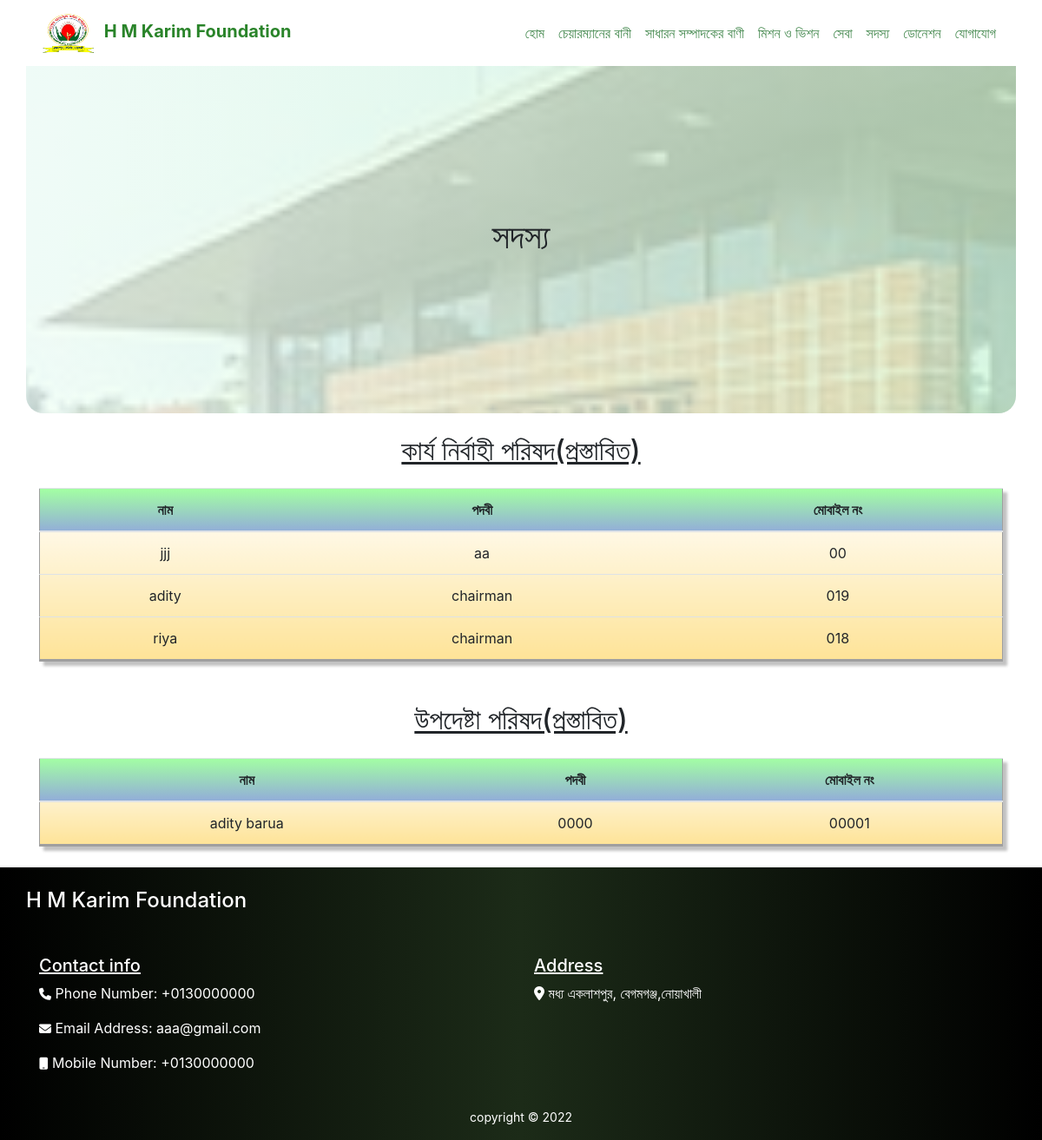
The page /allMember on the database as committed earlier.
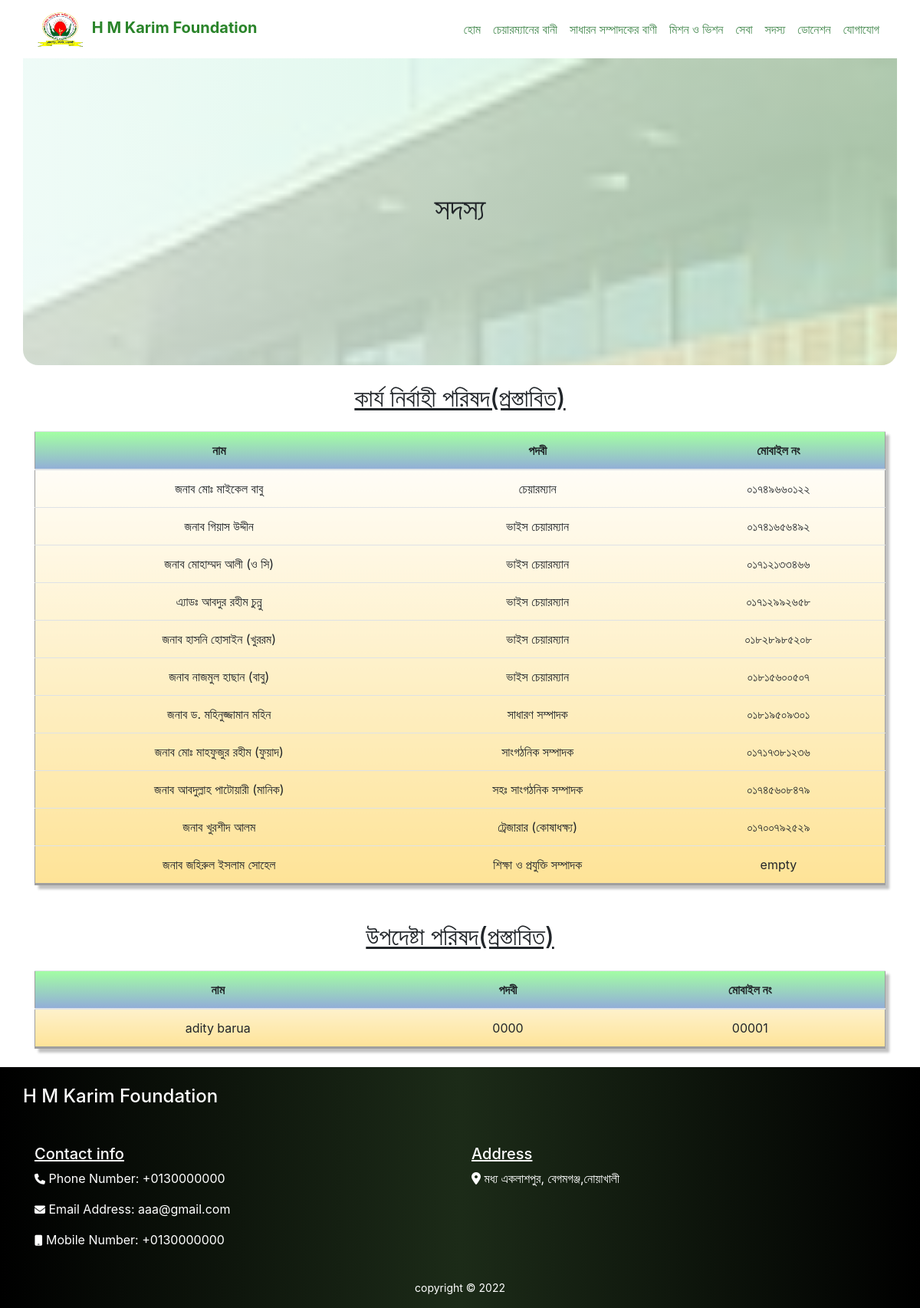
The same page on the database as committed later.
### HM_FoundationApp/models.py (models this page shows, shortened)
class Executive_Counsil(models.Model):
    ec_name = models.CharField(max_length=264)
    ec_post = models.CharField(max_length=264,null=True)
    ec_number = models.CharField(max_length=264,null=True)

class Adviser_Counsil(models.Model):
    ac_name = models.CharField(max_length=264)
    ac_post = models.CharField(max_length=264,null=True)
    ac_number = models.CharField(max_length=264,null=True)

### HM_FoundationApp/views.py (the view)
# urls.py: path("allMember",views.allmember,name='allmember'),
def allmember(request):
    ecData = Executive_Counsil.objects.all()
    acData = Adviser_Counsil.objects.all()
    data={
        'ecData':ecData,
        'acData':acData
    }
    return render(request,'AllMember.html',data)

### templates/AllMember.html (shortened to what this page needs)
{% include "header.html" %}
{% load static %}
    <div id="member">
        <div class="container member">
            <div class="row">
                <div class="col-sm-12">
                    <h1 class="text-center">সদস্য</h1>
                </div>
            </div>
        </div>
        <div class="container">
            <div class="row">
                <div class="col-sm-12">
                    <h2 class="text-center my-4"><u>কার্য নির্বাহী পরিষদ(প্রস্তাবিত)</u></h2>
                    <table class="table table-reponsive table-hover table-one text-center my-4">
                        <thead>
                          <tr>
                            <th>নাম</th>
                            <th>পদবী</th>
                            <th>মোবাইল নং</th>
                          </tr>
                        </thead>
                        <tbody>
                          {% for n in ecData %}
                          <tr>
                            <td>{{n.ec_name}}</td>
                            <td>{{n.ec_post}}</td>
                            <td>{{n.ec_number}}</td>
                          </tr>
                          {% endfor %}
                        </tbody>
                      </table>
                </div>
            </div>
        </div>
        <div class="container">
            <div class="row">
                <div class="col-sm-12">
                    <h2 class="text-center my-4"><u>উপদেষ্টা পরিষদ(প্রস্তাবিত)</u></h2>
                    <table class="table table-one table-hover text-center my-4">
                        <thead>
                          <tr>
                            <th>নাম</th>
                            <th>পদবী</th>
                            <th>মোবাইল নং</th>
                          </tr>
                        </thead>
                        <tbody>
                          {% for n in acData %}
                          <tr>
                            <td>{{n.ac_name}}</td>
                            <td>{{n.ac_post}}</td>
                            <td>{{n.ac_number}}</td>
                          </tr>
                          {% endfor %}
                        </tbody>
                      </table>
                </div>
            </div>
        </div>
    </div>
    {% include "footer.html" %}

### templates/header.html (shortened to what this page needs)
<!DOCTYPE html>
{% load static %}
<html lang="en">
<head>
    <link rel="stylesheet" href="{%static "css/style.css" %}">
    <link rel="stylesheet" href="https://cdn.jsdelivr.net/npm/bootstrap@4.6.1/dist/css/bootstrap.min.css">
    <link rel="stylesheet" href="https://cdnjs.cloudflare.com/ajax/libs/font-awesome/6.2.0/css/all.min.css" />
</head>
<body>
    <nav class="navbar navbar-expand-md bg-white navbar-light hm-nav">
        <div class="container">
            <a class="navbar-brand font-weight-bold" href="#">
                <img class="logo" src="{%static "assets/Screenshot_20221012-204608_WPS Office.jpg" %} " alt="">
                H M Karim Foundation
            </a>
        <div class="collapse navbar-collapse  justify-content-end" id="collapsibleNavbar">
            <ul class="navbar-nav">
                <li class="nav-item">
                    <a class="nav-link" href="{% url 'index' %}">হোম</a>
                </li>
                <li class="nav-item">
                    <a class="nav-link" href="{% url 'chairman' %}">চেয়ারম্যানের বানী</a>
                </li>
                <li class="nav-item">
                    <a class="nav-link" href="{% url 'secretary' %}">সাধারন সম্পাদকের বাণী</a>
                </li>
                <li class="nav-item">
                    <a class="nav-link" href="{% url 'mission' %}">মিশন ও ভিশন</a>
                </li>
                <li class="nav-item">
                    <a class="nav-link" href="{% url 'services' %}">সেবা</a>
                </li>
                <li class="nav-item">
                    <a class="nav-link" href="{% url 'allmember' %}">সদস্য</a>
                </li>
                <li class="nav-item">
                    <a class="nav-link" href="{% url 'donation' %}">ডোনেশন</a>
                </li>
                <li class="nav-item">
                    <a class="nav-link" href="{% url 'contact' %}">যোগাযোগ</a>
                </li>
            </ul>
        </div>
        </div>
    </nav>

### templates/footer.html (shortened to what this page needs)
<footer>
    <div class="container">
        <div class="row">
            <div class="com-sm-12">
                <h4 class="my-4">H M Karim Foundation</h4>
            </div>
        </div>
        <div class="row my-4">
            <div class="col-sm-12 col-md-6">
                <h5><u>Contact info</u></h5>
                <p><i class="fa-solid fa-phone small"></i>  <span> Phone Number: </span>+0130000000</p>
                <p><i class="fa-solid fa-envelope small"></i>  <span> Email Address: </span> aaa@gmail.com</p>
                <p><i class="fa-solid fa-mobile small"></i>  <span>  Mobile Number: </span>+0130000000</p>
            </div>
            <div class="col-sm-12 col-md-6">
                <h5><u>Address</u></h5>
                <p><i class="fa-solid fa-location-dot"></i> মধ্য একলাশপুর, বেগমগঞ্জ,নোয়াখালী</p>
            </div>
        </div>
        <div class="row">
            <div class="col-sm-12">
                <p class="text-center small">copyright &copy; 2022</p>
            </div>
        </div>
    </div>
</footer>
</body>
</html>

### static/css/style.css (style rules this page uses)
.logo { width: 70px; height: 50px; }
.hm-nav .navbar-brand { color: rgb(42, 132, 42) !important; }
.hm-nav .nav-link { color: rgb(72, 139, 82) !important; }
footer { background: linear-gradient(to left,rgb(0, 0, 0),rgb(28, 43, 24),rgb(0, 0, 0)); color: white }
.member { background-image: linear-gradient(to right, rgba(243, 255, 246, 0.8), rgba(216, 252, 217, 0.765)), url('../assets/HM\ Karim\ Foundation\ Image\ 2.jpg'); background-size: cover; background-position: center; background-repeat: no-repeat, no-repeat; background-attachment: fixed; display: flex; flex-wrap: wrap; align-content: center; justify-content: center; height: 50vh; border-bottom-right-radius: 20px; border-bottom-left-radius: 20px; }
table { max-height: 10vh !important; }
.table-one { padding: 20px; border-bottom: 3px solid rgb(159, 159, 159); border-left: 1px solid rgb(159, 159, 159); border-right: 1px solid rgb(159, 159, 159); box-shadow: 5px 5px 3px #c2c2c2; background:linear-gradient(rgb(255, 255, 255) ,rgb(254, 227, 151)); }
.table-one thead { background: linear-gradient(rgb(163, 255, 163), rgb(146, 172, 217)); }

Rows that differ between the two databases and show on the page:
removed Executive_Counsil: ec_name "jjj", ec_post "aa", ec_number "00"
removed Executive_Counsil: ec_name "adity", ec_post "chairman", ec_number "019"
removed Executive_Counsil: ec_name "riya", ec_post "chairman", ec_number "018"
added Executive_Counsil: ec_name "জনাব মোঃ মাইকেল বাবু", ec_post "চেয়ারম্যান", ec_number "০১৭৪৯৬৬০১২২"
added Executive_Counsil: ec_name "জনাব গিয়াস উদ্দীন", ec_post "ভাইস চেয়ারম্যান", ec_number "০১৭৪১৬৫৬৪৯২"
added Executive_Counsil: ec_name "জনাব মোহাম্মদ আলী (ও সি)", ec_post "ভাইস চেয়ারম্যান", ec_number "০১৭১২১৩৩৪৬৬"
added Executive_Counsil: ec_name "এ্যাডঃ আবদুর রহীম চুন্নু", ec_post "ভাইস চেয়ারম্যান", ec_number "০১৭১২৯৯২৬৫৮"
added Executive_Counsil: ec_name "জনাব হাসনি হোসাইন (খুররম)", ec_post "ভাইস চেয়ারম্যান", ec_number "০১৮২৮৯৮৫২০৮"
added Executive_Counsil: ec_name "জনাব নাজমুল হাছান (বাবু)", ec_post "ভাইস চেয়ারম্যান", ec_number "০১৮১৫৬০০৫০৭"
added Executive_Counsil: ec_name "জনাব ড. মহিনুজ্জামান মহিন", ec_post "সাধারণ সম্পাদক", ec_number "০১৮১৯৫০৯৩০১"
added Executive_Counsil: ec_name "জনাব মোঃ মাহফুজুর রহীম (ফুয়াদ)", ec_post "সাংগঠনিক সম্পাদক", ec_number "০১৭১৭৩৮১২৩৬"
added Executive_Counsil: ec_name "জনাব আবদুল্লাহ পাটোয়ারী (মানিক)", ec_post "সহঃ সাংগঠনিক সম্পাদক", ec_number "০১৭৪৫৬০৮৪৭৯"
added Executive_Counsil: ec_name "জনাব খুরশীদ আলম", ec_post "ট্রেজারার (কোষাধক্ষ্য)", ec_number "০১৭০০৭৯২৫২৯"
added Executive_Counsil: ec_name "জনাব জহিরুল ইসলাম সোহেল", ec_post "শিক্ষা ও প্রযুক্তি সম্পাদক", ec_number "empty"
